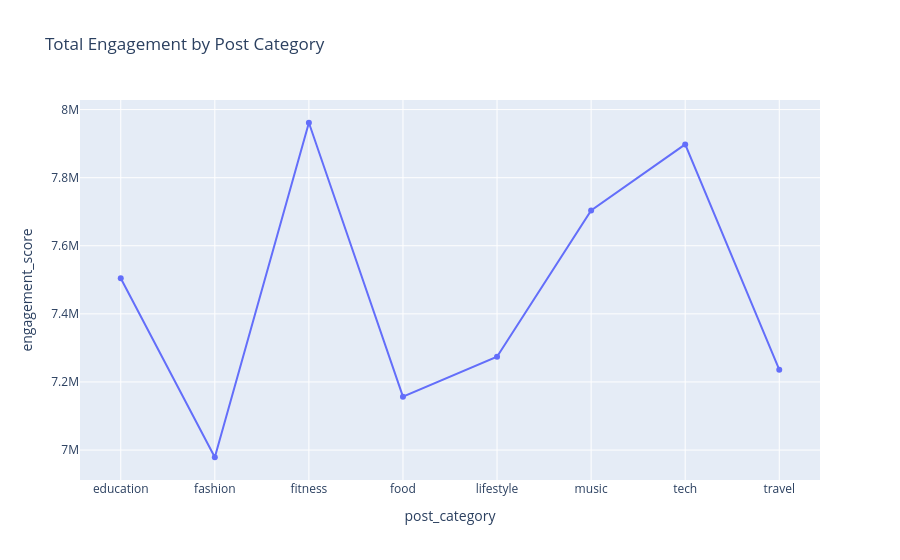

The cell this chart's notebook holds for it:
### Code cell
import plotly.express as px
data = df_corrected.groupby("post_category")["engagement_score"].sum().reset_index()

fig = px.line(
    data,
    x="post_category",
    y="engagement_score",
    markers=True,
    title="Total Engagement by Post Category"
  
)

fig.show()

### Figure 1 — Plotly figure (JSON) as saved in the notebook; plotly's stock layout.template omitted (floating-point values rounded to 4 significant figures)
{"data": [{"hovertemplate": "post_category=%{x}<br>engagement_score=%{y}<extra></extra>", "legendgroup": "", "line": {"color": "#636efa", "dash": "solid"}, "marker": {"symbol": "circle"}, "mode": "lines+markers", "name": "", "orientation": "v", "showlegend": false, "type": "scatter", "x": ["education", "fashion", "fitness", "food", "lifestyle", "music", "tech", "travel"], "xaxis": "x", "y": [7504419, 6978870, 7961357, 7156907, 7274009, 7703918, 7897780, 7236145], "yaxis": "y"}], "layout": {"legend": {"tracegroupgap": 0}, "title": {"text": "Total Engagement by Post Category"}, "xaxis": {"anchor": "y", "domain": [0, 1], "title": {"text": "post_category"}}, "yaxis": {"anchor": "x", "domain": [0, 1], "title": {"text": "engagement_score"}}}}
